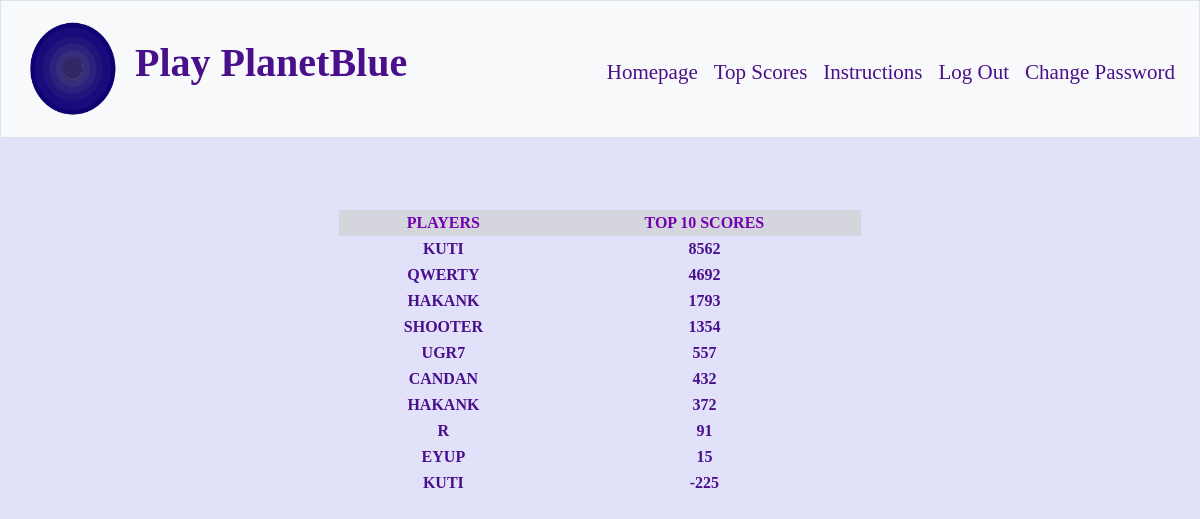
The app's page /top_scores (signed in) with its own data.
### tables this page shows
CREATE TABLE 'scores' ('id'  INTEGER PRIMARY KEY  , 'user_id'  INTEGER NOT NULL  ,'score' INTEGER NOT NULL  );

CREATE TABLE 'users' ('id'  INTEGER PRIMARY KEY  , 'username'  text NOT NULL  , 'hash'  text NOT NULL  );

### application.py (the view)
@app.route("/top_scores")
@login_required
def top_scores():
    top_scores = db.execute("SELECT scores.score, users.username FROM scores INNER JOIN users ON scores.user_id=users.id ORDER BY score DESC LIMIT 10");
    return render_template("/top_scores.html", top_scores=top_scores)

### application.py (called while the page is built)
@app.after_request
def after_request(response):
    response.headers["Cache-Control"] = "no-cache, no-store, must-revalidate"
    response.headers["Expires"] = 0
    response.headers["Pragma"] = "no-cache"
    return response

### helpers.py (called while the page is built)
def login_required(f):
    @wraps(f)
    def decorated_function(*args, **kwargs):
        if session.get("user_id") is None:
            return redirect("/login")
        return f(*args, **kwargs)
    return decorated_function

### templates/top_scores.html (shortened to what this page needs)
{% extends "layout.html" %}
{% block main %}
    <b>
    <table class="center"  style="font-family:badaboom;width:50%">
        <thead style="background-color: #d5d5de;color:#7302b0">
            <tr>
                <th>PLAYERS</th>
                <th>TOP 10 SCORES</th>
            </tr>
        </thead>
        <tbody style="color:#4a0f8a">
            {% for top_score in top_scores %}
                <tr>
                    <td class="uppercase">{{ top_score.username }}</td>
                    <td>{{ top_score.score }}</td>
                </tr>
            {% endfor %}
        </tbody>
        <br>
    </table>
    </b>
{% endblock %}

### templates/layout.html (shortened to what this page needs)
<!DOCTYPE html>
<html lang="en">
    <head>
        <link rel="stylesheet" href="https://cdn.jsdelivr.net/npm/bootstrap@4.5.3/dist/css/bootstrap.min.css">
        <link href="/static/styles.css" rel="stylesheet">
    </head>
    <body style="background-color:#e1e1fa">
        <nav class="navbar navbar-expand-md navbar-dark bg-light border">
            <a class="navbar-brand" style="font-family:badaboom" href="/play"></span> <span class="blue">
            <img src="static/planetblue.png" alt="PlanetBlue" width="110" height="110">
            <span style="font-size: 40px;"><b>Play PlanetBlue</b></span></a>
            <div class="collapse navbar-collapse" id="navbar" style="font-family:badaboom; font-color">
                {% if session.user_id %}
                    <ul class="navbar-nav ml-auto mt-2" style="font-size: 21px;">
                        <li class="nav-item"><a class="nav-link" style="color:#4a0f8a" href="/">Homepage</a></li>
                        <li class="nav-item"><a class="nav-link" style="color:#4a0f8a" href="/top_scores">Top Scores</a></li>
                        <li class="nav-item"><a class="nav-link" style="color:#4a0f8a" href="/instructions">Instructions</a></li>
                        <li class="nav-item"><a class="nav-link" style="color:#4a0f8a" href="/logout">Log Out</a></li>
                        <li class="nav-item"><a class="nav-link" style="color:#4a0f8a" href="/change_password">Change Password</a></li>
                    </ul>
                {% else %}
                    <ul class="navbar-nav ml-auto mt-2" style="font-size: 20px;">
                        <li class="nav-item"><a class="nav-link" style="color:#4a0f8a" href="/register">Register</a></li>
                        <li class="nav-item"><a class="nav-link" style="color:#4a0f8a" href="/login">Log In</a></li>
                    </ul>
                {% endif %}
            </div>
        </nav>
        <main class="container p-5">
            {% block main %}{% endblock %}
        </main>
    </body>
</html>

### static/styles.css (style rules this page uses)
nav .navbar-brand { font-size: xx-large; }
nav .navbar-brand .blue { color: #4a0f8a; }
main .center { margin-left: auto; margin-right: auto; }
main { overflow-x: auto; text-align: center; }
.uppercase { text-transform: uppercase; }

### records on screen
scores: username "KUTI", score "8562"
scores: username "QWERTY", score "4692"
scores: username "HAKANK", score "1793"
scores: username "SHOOTER", score "1354"
scores: username "UGR7", score "557"
scores: username "CANDAN", score "432"
scores: username "HAKANK", score "372"
scores: username "R", score "91"
scores: username "EYUP", score "15"
scores: username "KUTI", score "-225"
